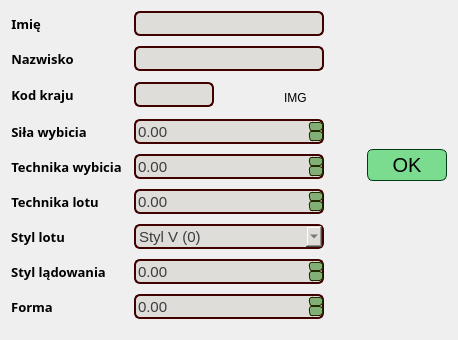
<?xml version="1.0" encoding="UTF-8"?>
<ui version="4.0">
 <class>JumperEditorWidget</class>
 <widget class="QWidget" name="JumperEditorWidget">
  <property name="geometry">
   <rect>
    <x>0</x>
    <y>0</y>
    <width>458</width>
    <height>340</height>
   </rect>
  </property>
  <property name="windowTitle">
   <string>Edytor skoczka</string>
  </property>
  <layout class="QVBoxLayout" name="verticalLayout_2">
   <item>
    <layout class="QVBoxLayout" name="verticalLayout">
     <item>
      <layout class="QHBoxLayout" name="horizontalLayout">
       <item>
        <layout class="QFormLayout" name="formLayout_jumperInfo">
         <property name="horizontalSpacing">
          <number>12</number>
         </property>
         <property name="verticalSpacing">
          <number>10</number>
         </property>
         <item row="0" column="0">
          <widget class="QLabel" name="label_">
           <property name="font">
            <font>
             <family>Quicksand Medium</family>
             <pointsize>10</pointsize>
             <bold>true</bold>
            </font>
           </property>
           <property name="styleSheet">
            <string notr="true">QLabel{
background: transparent;
color: rgb(0, 0, 0);
}</string>
           </property>
           <property name="text">
            <string>Imię</string>
           </property>
           <property name="scaledContents">
            <bool>false</bool>
           </property>
           <property name="alignment">
            <set>Qt::AlignCenter</set>
           </property>
           <property name="margin">
            <number>3</number>
           </property>
           <property name="indent">
            <number>-1</number>
           </property>
          </widget>
         </item>
         <item row="1" column="0">
          <widget class="QLabel" name="label_2">
           <property name="font">
            <font>
             <family>Quicksand Medium</family>
             <pointsize>10</pointsize>
             <bold>true</bold>
            </font>
           </property>
           <property name="styleSheet">
            <string notr="true">QLabel{
background: transparent;
color: rgb(0, 0, 0);
}</string>
           </property>
           <property name="text">
            <string>Nazwisko</string>
           </property>
           <property name="scaledContents">
            <bool>false</bool>
           </property>
           <property name="alignment">
            <set>Qt::AlignCenter</set>
           </property>
           <property name="margin">
            <number>3</number>
           </property>
           <property name="indent">
            <number>-1</number>
           </property>
          </widget>
         </item>
         <item row="2" column="0">
          <widget class="QLabel" name="label_3">
           <property name="font">
            <font>
             <family>Quicksand Medium</family>
             <pointsize>10</pointsize>
             <bold>true</bold>
            </font>
           </property>
           <property name="styleSheet">
            <string notr="true">QLabel{
background: transparent;
color: rgb(0, 0, 0);
}</string>
           </property>
           <property name="text">
            <string>Kod kraju</string>
           </property>
           <property name="scaledContents">
            <bool>false</bool>
           </property>
           <property name="alignment">
            <set>Qt::AlignCenter</set>
           </property>
           <property name="margin">
            <number>3</number>
           </property>
           <property name="indent">
            <number>-1</number>
           </property>
          </widget>
         </item>
         <item row="3" column="0">
          <widget class="QLabel" name="label_4">
           <property name="font">
            <font>
             <family>Quicksand Medium</family>
             <pointsize>10</pointsize>
             <bold>true</bold>
            </font>
           </property>
           <property name="styleSheet">
            <string notr="true">QLabel{
background: transparent;
color: rgb(0, 0, 0);
}</string>
           </property>
           <property name="text">
            <string>Siła wybicia</string>
           </property>
           <property name="scaledContents">
            <bool>false</bool>
           </property>
           <property name="alignment">
            <set>Qt::AlignCenter</set>
           </property>
           <property name="margin">
            <number>3</number>
           </property>
           <property name="indent">
            <number>-1</number>
           </property>
          </widget>
         </item>
         <item row="4" column="0">
          <widget class="QLabel" name="label_5">
           <property name="font">
            <font>
             <family>Quicksand Medium</family>
             <pointsize>10</pointsize>
             <bold>true</bold>
            </font>
           </property>
           <property name="styleSheet">
            <string notr="true">QLabel{
background: transparent;
color: rgb(0, 0, 0);
}</string>
           </property>
           <property name="text">
            <string>Technika wybicia</string>
           </property>
           <property name="scaledContents">
            <bool>false</bool>
           </property>
           <property name="alignment">
            <set>Qt::AlignCenter</set>
           </property>
           <property name="margin">
            <number>3</number>
           </property>
           <property name="indent">
            <number>-1</number>
           </property>
          </widget>
         </item>
         <item row="5" column="0">
          <widget class="QLabel" name="label_6">
           <property name="font">
            <font>
             <family>Quicksand Medium</family>
             <pointsize>10</pointsize>
             <bold>true</bold>
            </font>
           </property>
           <property name="styleSheet">
            <string notr="true">QLabel{
background: transparent;
color: rgb(0, 0, 0);
}</string>
           </property>
           <property name="text">
            <string>Technika lotu</string>
           </property>
           <property name="scaledContents">
            <bool>false</bool>
           </property>
           <property name="alignment">
            <set>Qt::AlignCenter</set>
           </property>
           <property name="margin">
            <number>3</number>
           </property>
           <property name="indent">
            <number>-1</number>
           </property>
          </widget>
         </item>
         <item row="6" column="0">
          <widget class="QLabel" name="label_7">
           <property name="font">
            <font>
             <family>Quicksand Medium</family>
             <pointsize>10</pointsize>
             <bold>true</bold>
            </font>
           </property>
           <property name="styleSheet">
            <string notr="true">QLabel{
background: transparent;
color: rgb(0, 0, 0);
}</string>
           </property>
           <property name="text">
            <string>Styl lotu</string>
           </property>
           <property name="scaledContents">
            <bool>false</bool>
           </property>
           <property name="alignment">
            <set>Qt::AlignCenter</set>
           </property>
           <property name="margin">
            <number>3</number>
           </property>
           <property name="indent">
            <number>-1</number>
           </property>
          </widget>
         </item>
         <item row="7" column="0">
          <widget class="QLabel" name="label_8">
           <property name="font">
            <font>
             <family>Quicksand Medium</family>
             <pointsize>10</pointsize>
             <bold>true</bold>
            </font>
           </property>
           <property name="styleSheet">
            <string notr="true">QLabel{
background: transparent;
color: rgb(0, 0, 0);
}</string>
           </property>
           <property name="text">
            <string>Styl lądowania</string>
           </property>
           <property name="scaledContents">
            <bool>false</bool>
           </property>
           <property name="alignment">
            <set>Qt::AlignCenter</set>
           </property>
           <property name="margin">
            <number>3</number>
           </property>
           <property name="indent">
            <number>-1</number>
           </property>
          </widget>
         </item>
         <item row="8" column="0">
          <widget class="QLabel" name="label_9">
           <property name="font">
            <font>
             <family>Quicksand Medium</family>
             <pointsize>10</pointsize>
             <bold>true</bold>
            </font>
           </property>
           <property name="styleSheet">
            <string notr="true">QLabel{
background: transparent;
color: rgb(0, 0, 0);
}</string>
           </property>
           <property name="text">
            <string>Forma</string>
           </property>
           <property name="scaledContents">
            <bool>false</bool>
           </property>
           <property name="alignment">
            <set>Qt::AlignCenter</set>
           </property>
           <property name="margin">
            <number>3</number>
           </property>
           <property name="indent">
            <number>-1</number>
           </property>
          </widget>
         </item>
         <item row="0" column="1">
          <widget class="QLineEdit" name="lineEdit_name">
           <property name="minimumSize">
            <size>
             <width>190</width>
             <height>25</height>
            </size>
           </property>
           <property name="maximumSize">
            <size>
             <width>190</width>
             <height>25</height>
            </size>
           </property>
           <property name="font">
            <font>
             <pointsize>11</pointsize>
            </font>
           </property>
           <property name="styleSheet">
            <string notr="true">QWidget{
	background-color: rgb(222, 221, 218);
	color: rgb(60, 60, 60);
	border: 2px solid rgb(65, 0, 0);
	border-radius: 6px;
}

QDoubleSpinBox::up-button{
border: 1px solid rgb(33, 42, 0);
border-radius: 3px;
		background-color: rgb(129, 175, 117);
	color: rgb(0, 59, 23);
}
QDoubleSpinBox::down-button{
border: 1px solid rgb(33, 42, 0);
border-radius: 3px;
	background-color: rgb(129, 175, 117);
	color: rgb(0, 59, 23);
}</string>
           </property>
          </widget>
         </item>
         <item row="1" column="1">
          <widget class="QLineEdit" name="lineEdit_surname">
           <property name="minimumSize">
            <size>
             <width>190</width>
             <height>25</height>
            </size>
           </property>
           <property name="maximumSize">
            <size>
             <width>190</width>
             <height>25</height>
            </size>
           </property>
           <property name="font">
            <font>
             <pointsize>11</pointsize>
            </font>
           </property>
           <property name="styleSheet">
            <string notr="true">QWidget{
	background-color: rgb(222, 221, 218);
	color: rgb(60, 60, 60);
	border: 2px solid rgb(65, 0, 0);
	border-radius: 6px;
}

QDoubleSpinBox::up-button{
border: 1px solid rgb(33, 42, 0);
border-radius: 3px;
		background-color: rgb(129, 175, 117);
	color: rgb(0, 59, 23);
}
QDoubleSpinBox::down-button{
border: 1px solid rgb(33, 42, 0);
border-radius: 3px;
	background-color: rgb(129, 175, 117);
	color: rgb(0, 59, 23);
}</string>
           </property>
          </widget>
         </item>
         <item row="2" column="1">
          <layout class="QHBoxLayout" name="horizontalLayout_country">
           <item>
            <widget class="QLineEdit" name="lineEdit_countryCode">
             <property name="minimumSize">
              <size>
               <width>80</width>
               <height>25</height>
              </size>
             </property>
             <property name="maximumSize">
              <size>
               <width>80</width>
               <height>25</height>
              </size>
             </property>
             <property name="font">
              <font>
               <pointsize>13</pointsize>
              </font>
             </property>
             <property name="styleSheet">
              <string notr="true">QWidget{
	background-color: rgb(222, 221, 218);
	color: rgb(60, 60, 60);
	border: 2px solid rgb(65, 0, 0);
	border-radius: 6px;
}

QDoubleSpinBox::up-button{
border: 1px solid rgb(33, 42, 0);
border-radius: 3px;
		background-color: rgb(129, 175, 117);
	color: rgb(0, 59, 23);
}
QDoubleSpinBox::down-button{
border: 1px solid rgb(33, 42, 0);
border-radius: 3px;
	background-color: rgb(129, 175, 117);
	color: rgb(0, 59, 23);
}</string>
             </property>
             <property name="maxLength">
              <number>3</number>
             </property>
            </widget>
           </item>
           <item>
            <spacer name="horizontalSpacer_country">
             <property name="orientation">
              <enum>Qt::Horizontal</enum>
             </property>
             <property name="sizeHint" stdset="0">
              <size>
               <width>40</width>
               <height>20</height>
              </size>
             </property>
            </spacer>
           </item>
           <item>
            <widget class="QLabel" name="label_countryFlag">
             <property name="minimumSize">
              <size>
               <width>40</width>
               <height>28</height>
              </size>
             </property>
             <property name="maximumSize">
              <size>
               <width>30</width>
               <height>22</height>
              </size>
             </property>
             <property name="styleSheet">
              <string notr="true">QWidget{
	background: transparent;
color: black;
}</string>
             </property>
             <property name="text">
              <string>IMG</string>
             </property>
            </widget>
           </item>
          </layout>
         </item>
         <item row="3" column="1">
          <widget class="QDoubleSpinBox" name="doubleSpinBox_takeoffPower">
           <property name="minimumSize">
            <size>
             <width>190</width>
             <height>25</height>
            </size>
           </property>
           <property name="maximumSize">
            <size>
             <width>190</width>
             <height>25</height>
            </size>
           </property>
           <property name="font">
            <font>
             <pointsize>11</pointsize>
            </font>
           </property>
           <property name="styleSheet">
            <string notr="true">QWidget{
	background-color: rgb(222, 221, 218);
	color: rgb(60, 60, 60);
	border: 2px solid rgb(65, 0, 0);
	border-radius: 6px;
}

QDoubleSpinBox::up-button{
border: 1px solid rgb(33, 42, 0);
border-radius: 3px;
		background-color: rgb(129, 175, 117);
	color: rgb(0, 59, 23);
}
QDoubleSpinBox::down-button{
border: 1px solid rgb(33, 42, 0);
border-radius: 3px;
	background-color: rgb(129, 175, 117);
	color: rgb(0, 59, 23);
}</string>
           </property>
          </widget>
         </item>
         <item row="4" column="1">
          <widget class="QDoubleSpinBox" name="doubleSpinBox_takeoffTechnique">
           <property name="minimumSize">
            <size>
             <width>190</width>
             <height>25</height>
            </size>
           </property>
           <property name="maximumSize">
            <size>
             <width>190</width>
             <height>25</height>
            </size>
           </property>
           <property name="font">
            <font>
             <pointsize>11</pointsize>
            </font>
           </property>
           <property name="styleSheet">
            <string notr="true">QWidget{
	background-color: rgb(222, 221, 218);
	color: rgb(60, 60, 60);
	border: 2px solid rgb(65, 0, 0);
	border-radius: 6px;
}

QDoubleSpinBox::up-button{
border: 1px solid rgb(33, 42, 0);
border-radius: 3px;
		background-color: rgb(129, 175, 117);
	color: rgb(0, 59, 23);
}
QDoubleSpinBox::down-button{
border: 1px solid rgb(33, 42, 0);
border-radius: 3px;
	background-color: rgb(129, 175, 117);
	color: rgb(0, 59, 23);
}</string>
           </property>
          </widget>
         </item>
         <item row="5" column="1">
          <widget class="QDoubleSpinBox" name="doubleSpinBox_flightTechnique">
           <property name="minimumSize">
            <size>
             <width>190</width>
             <height>25</height>
            </size>
           </property>
           <property name="maximumSize">
            <size>
             <width>190</width>
             <height>25</height>
            </size>
           </property>
           <property name="font">
            <font>
             <pointsize>11</pointsize>
            </font>
           </property>
           <property name="styleSheet">
            <string notr="true">QWidget{
	background-color: rgb(222, 221, 218);
	color: rgb(60, 60, 60);
	border: 2px solid rgb(65, 0, 0);
	border-radius: 6px;
}

QDoubleSpinBox::up-button{
border: 1px solid rgb(33, 42, 0);
border-radius: 3px;
		background-color: rgb(129, 175, 117);
	color: rgb(0, 59, 23);
}
QDoubleSpinBox::down-button{
border: 1px solid rgb(33, 42, 0);
border-radius: 3px;
	background-color: rgb(129, 175, 117);
	color: rgb(0, 59, 23);
}</string>
           </property>
          </widget>
         </item>
         <item row="7" column="1">
          <widget class="QDoubleSpinBox" name="doubleSpinBox_landingStyle">
           <property name="minimumSize">
            <size>
             <width>190</width>
             <height>25</height>
            </size>
           </property>
           <property name="maximumSize">
            <size>
             <width>190</width>
             <height>25</height>
            </size>
           </property>
           <property name="font">
            <font>
             <pointsize>11</pointsize>
            </font>
           </property>
           <property name="styleSheet">
            <string notr="true">QWidget{
	background-color: rgb(222, 221, 218);
	color: rgb(60, 60, 60);
	border: 2px solid rgb(65, 0, 0);
	border-radius: 6px;
}

QDoubleSpinBox::up-button{
border: 1px solid rgb(33, 42, 0);
border-radius: 3px;
		background-color: rgb(129, 175, 117);
	color: rgb(0, 59, 23);
}
QDoubleSpinBox::down-button{
border: 1px solid rgb(33, 42, 0);
border-radius: 3px;
	background-color: rgb(129, 175, 117);
	color: rgb(0, 59, 23);
}</string>
           </property>
           <property name="wrapping">
            <bool>false</bool>
           </property>
           <property name="frame">
            <bool>true</bool>
           </property>
           <property name="showGroupSeparator" stdset="0">
            <bool>false</bool>
           </property>
           <property name="maximum">
            <double>20.000000000000000</double>
           </property>
          </widget>
         </item>
         <item row="8" column="1">
          <widget class="QDoubleSpinBox" name="doubleSpinBox_form">
           <property name="minimumSize">
            <size>
             <width>190</width>
             <height>25</height>
            </size>
           </property>
           <property name="maximumSize">
            <size>
             <width>190</width>
             <height>25</height>
            </size>
           </property>
           <property name="font">
            <font>
             <pointsize>11</pointsize>
            </font>
           </property>
           <property name="styleSheet">
            <string notr="true">QWidget{
	background-color: rgb(222, 221, 218);
	color: rgb(60, 60, 60);
	border: 2px solid rgb(65, 0, 0);
	border-radius: 6px;
}

QDoubleSpinBox::up-button{
border: 1px solid rgb(33, 42, 0);
border-radius: 3px;
		background-color: rgb(129, 175, 117);
	color: rgb(0, 59, 23);
}
QDoubleSpinBox::down-button{
border: 1px solid rgb(33, 42, 0);
border-radius: 3px;
	background-color: rgb(129, 175, 117);
	color: rgb(0, 59, 23);
}</string>
           </property>
          </widget>
         </item>
         <item row="6" column="1">
          <widget class="QComboBox" name="comboBox_flightStyle">
           <property name="minimumSize">
            <size>
             <width>190</width>
             <height>25</height>
            </size>
           </property>
           <property name="maximumSize">
            <size>
             <width>190</width>
             <height>25</height>
            </size>
           </property>
           <property name="font">
            <font>
             <pointsize>11</pointsize>
            </font>
           </property>
           <property name="focusPolicy">
            <enum>Qt::WheelFocus</enum>
           </property>
           <property name="styleSheet">
            <string notr="true">QWidget{
	background-color: rgb(222, 221, 218);
	color: rgb(60, 60, 60);
	border: 2px solid rgb(65, 0, 0);
	border-radius: 6px;
}

QDoubleSpinBox::up-button{
border: 1px solid rgb(33, 42, 0);
border-radius: 3px;
		background-color: rgb(129, 175, 117);
	color: rgb(0, 59, 23);
}
QDoubleSpinBox::down-button{
border: 1px solid rgb(33, 42, 0);
border-radius: 3px;
	background-color: rgb(129, 175, 117);
	color: rgb(0, 59, 23);
}</string>
           </property>
           <property name="sizeAdjustPolicy">
            <enum>QComboBox::AdjustToContentsOnFirstShow</enum>
           </property>
           <item>
            <property name="text">
             <string>Styl V (0)</string>
            </property>
           </item>
           <item>
            <property name="text">
             <string>Nowoczesne V (1)</string>
            </property>
           </item>
           <item>
            <property name="text">
             <string>Szerokie V (2)</string>
            </property>
           </item>
           <item>
            <property name="text">
             <string>Styl H (3)</string>
            </property>
           </item>
          </widget>
         </item>
        </layout>
       </item>
       <item>
        <spacer name="horizontalSpacer_betweenJumperInfoAndCharacteristics">
         <property name="orientation">
          <enum>Qt::Horizontal</enum>
         </property>
         <property name="sizeHint" stdset="0">
          <size>
           <width>184</width>
           <height>20</height>
          </size>
         </property>
        </spacer>
       </item>
       <item>
        <layout class="QVBoxLayout" name="verticalLayout_characteristicsEditor">
         <item>
          <spacer name="verticalSpacer">
           <property name="orientation">
            <enum>Qt::Vertical</enum>
           </property>
           <property name="sizeHint" stdset="0">
            <size>
             <width>20</width>
             <height>40</height>
            </size>
           </property>
          </spacer>
         </item>
         <item>
          <widget class="QPushButton" name="pushButton_submit">
           <property name="minimumSize">
            <size>
             <width>80</width>
             <height>32</height>
            </size>
           </property>
           <property name="font">
            <font>
             <family>Ubuntu</family>
             <pointsize>15</pointsize>
            </font>
           </property>
           <property name="focusPolicy">
            <enum>Qt::StrongFocus</enum>
           </property>
           <property name="styleSheet">
            <string notr="true">QPushButton{
border: 1px solid rgb(0, 59, 23);
border-radius: 6px;
color: rgb(0, 0, 0);
background-color: rgb(123, 220, 144);
}
QPushButton:hover{
background-color: rgb(153, 253, 174);
}</string>
           </property>
           <property name="text">
            <string>OK</string>
           </property>
          </widget>
         </item>
         <item>
          <spacer name="verticalSpacer_3">
           <property name="orientation">
            <enum>Qt::Vertical</enum>
           </property>
           <property name="sizeHint" stdset="0">
            <size>
             <width>20</width>
             <height>40</height>
            </size>
           </property>
          </spacer>
         </item>
        </layout>
       </item>
      </layout>
     </item>
     <item>
      <spacer name="verticalSpacer_2">
       <property name="orientation">
        <enum>Qt::Vertical</enum>
       </property>
       <property name="sizeType">
        <enum>QSizePolicy::Maximum</enum>
       </property>
       <property name="sizeHint" stdset="0">
        <size>
         <width>20</width>
         <height>40</height>
        </size>
       </property>
      </spacer>
     </item>
    </layout>
   </item>
  </layout>
 </widget>
 <resources/>
 <connections/>
</ui>
